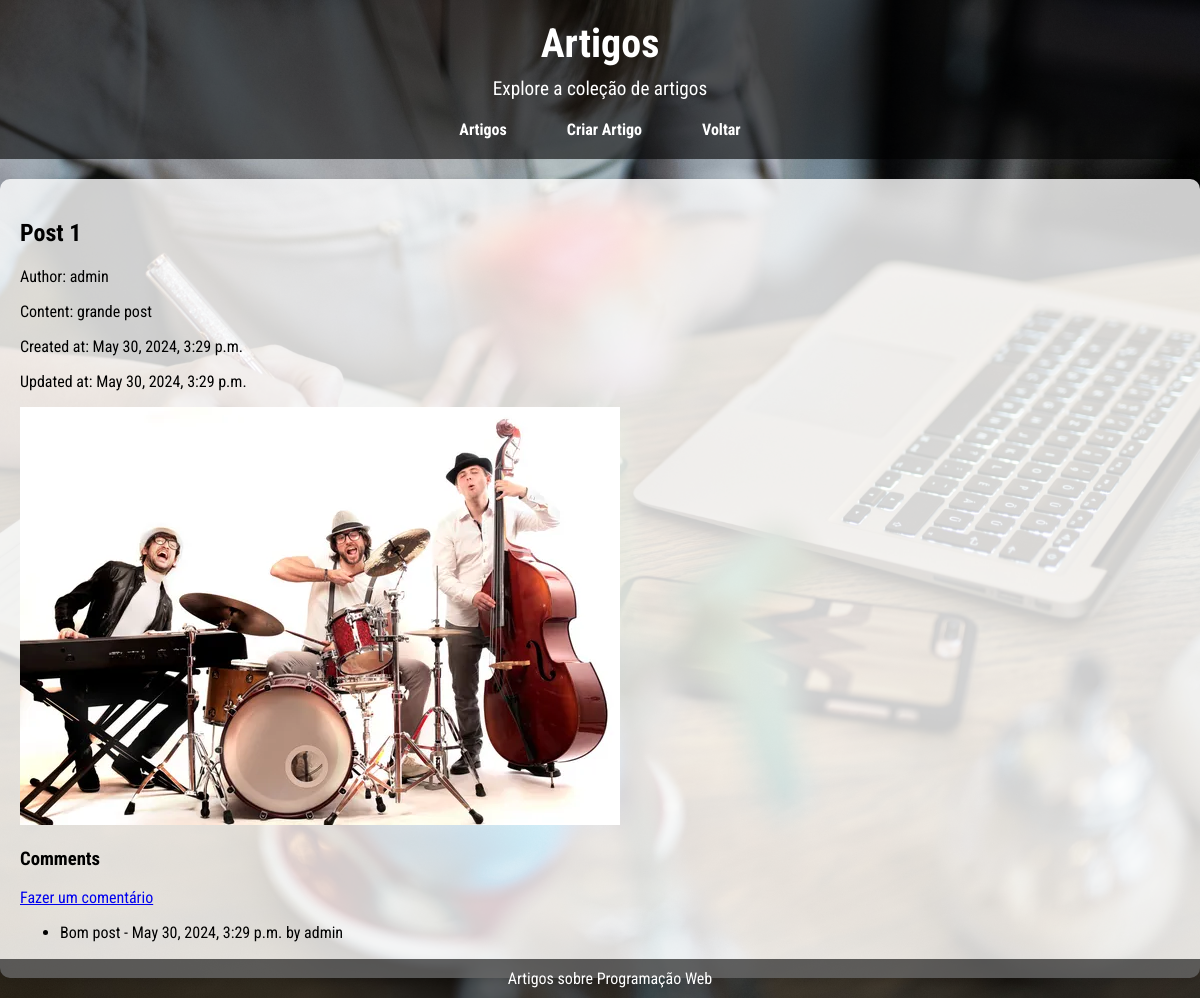
Screenshot of /artigos/post/1/ with the database file from the repository.
### artigos/models.py (models this page shows, shortened)
class Post(models.Model):
    title = models.CharField(max_length=200)
    author = models.ForeignKey(Author, on_delete=models.CASCADE)
    content = models.TextField()
    created_at = models.DateTimeField(auto_now_add=True)
    updated_at = models.DateTimeField(auto_now=True)
    cover_image = models.ImageField(upload_to='post_images/', blank=True, null=True)

class Author(models.Model):
    user = models.OneToOneField(User, on_delete=models.CASCADE)
    bio = models.TextField()

class Comment(models.Model):
    post = models.ForeignKey(Post, on_delete=models.CASCADE, related_name='comments')
    author = models.ForeignKey(User, on_delete=models.CASCADE)
    content = models.TextField()
    created_at = models.DateTimeField(auto_now_add=True)

### artigos/views.py (the view)
# urls.py: path('post/<int:post_id>/', views.post_view, name='post'),
def post_view(request, post_id):
    post = Post.objects.get(id=post_id)
    context = {'post': post}
    return render(request, 'artigos/post.html', context)

### artigos/templates/artigos/post.html
{% extends 'artigos/template.html' %}
{% block content %}
<div class="post">
    <h2>{{ post.title }}</h2>
    <p>Author: {{ post.author.user.username }}</p>
    <p>Content: {{ post.content }}</p>
    <p>Created at: {{ post.created_at }}</p>
    <p>Updated at: {{ post.updated_at }}</p>
    {% if post.cover_image %}
    <img src="{{ post.cover_image.url }}" alt="Cover Image">
    {% endif %}
</div>
<div class="comments">
    <h3>Comments</h3>
    <a href="{% url 'artigos:criar_form' 'comment' %}">Fazer um comentário</a>
    <ul>
        {% for comment in post.comments.all %}
        <li>{{ comment.content }} - {{ comment.created_at }} by {{ comment.author.username }}</li>
        {% endfor %}
    </ul>
</div>
{% endblock %}

### static/css/artigos_template.css (style rules this page uses)
body { background: url('/media/artigos/bg-artigos.jpg') no-repeat center center fixed; background-size: cover; font-family: "Roboto Condensed", sans-serif; margin: 0; padding: 0; }

### rows the page displays
Post: title "Post 1", author.user.username "admin", content "grande post", created_at "May 30, 2024, 3:29 p.m.", updated_at "May 30, 2024, 3:29 p.m.", cover_image (picture)
Comment: content "Bom post", created_at "May 30, 2024, 3:29 p.m.", author.username "admin"
